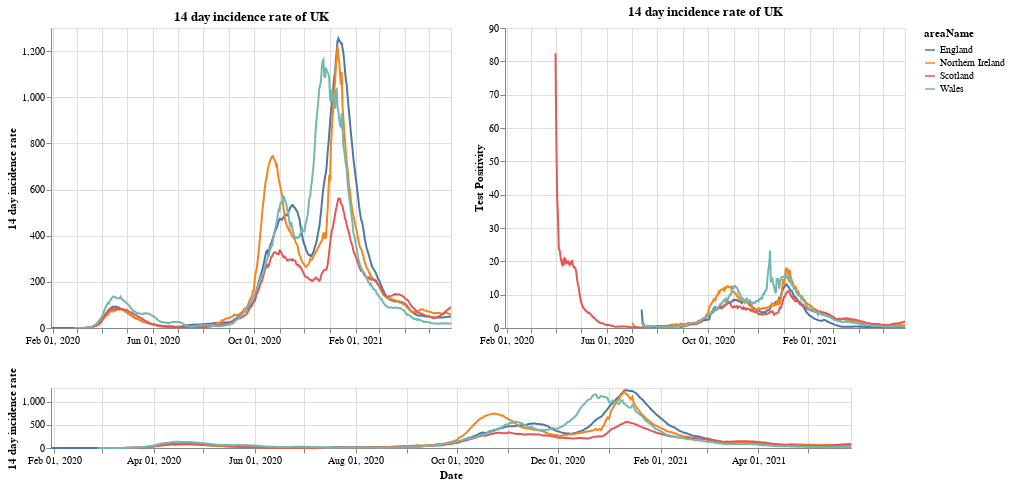

Notebook code for this chart:
### Markdown cell above
# Plots

First a plot with each country in the UK. The top right shows the positivity rate for (which is the percentage of registered tests which were positive) while the top left is the 14 day incidence rate. The bottom chart can be used to select the timeframe (does not work on a mobile device).

### Code cell
#collapse
brush = alt.selection(type='interval', name='DateBrush',encodings=['x'],fields=['Time'])
leg_selection = alt.selection_multi(fields=['areaName'], bind='legend')

base = alt.Chart(uk_cases).mark_line().encode(
    x=alt.X("yearmonthdate(date):T", axis=alt.Axis(title='Date')),
    y=alt.Y("twoWeeklyCasesRate:Q", axis=alt.Axis(title='14 day incidence rate')),
    tooltip=['areaName', 'date','twoWeeklyCasesRate', 'testPositivity'],
    color='areaName',
    opacity=alt.condition(leg_selection, alt.value(2), alt.value(0.1))
).add_selection(leg_selection).properties(width=400)

upper = base.encode(alt.X('yearmonthdate(date):T', axis=alt.Axis(title=''),
                         scale=alt.Scale(domain=brush))
                   ).properties(title=f'14 day incidence rate of UK')
upper_right = upper.encode(alt.Y('testPositivity:Q', axis=alt.Axis(title='Test Positivity')))
lower = base.properties(height=60, width = 800).add_selection(brush)

(upper | upper_right) & lower

### Figure 1 — Vega-Lite specification as saved in the notebook (floating-point values rounded to 4 significant figures; data arrays with more than 128 entries replaced by an {"elided": "..."} marker saying what was removed)
{"config": {"view": {"continuousWidth": 400, "continuousHeight": 300}}, "vconcat": [{"hconcat": [{"mark": "line", "encoding": {"color": {"type": "nominal", "field": "areaName"}, "opacity": {"condition": {"value": 2, "selection": "selector001"}, "value": 0.1}, "tooltip": [{"type": "nominal", "field": "areaName"}, {"type": "temporal", "field": "date"}, {"type": "quantitative", "field": "twoWeeklyCasesRate"}, {"type": "quantitative", "field": "testPositivity"}], "x": {"type": "temporal", "axis": {"title": ""}, "field": "date", "scale": {"domain": {"selection": "DateBrush"}}, "timeUnit": "yearmonthdate"}, "y": {"type": "quantitative", "axis": {"title": "14 day incidence rate"}, "field": "twoWeeklyCasesRate"}}, "selection": {"selector001": {"type": "multi", "fields": ["areaName"], "bind": "legend"}}, "title": "14 day incidence rate of UK", "width": 400}, {"mark": "line", "encoding": {"color": {"type": "nominal", "field": "areaName"}, "opacity": {"condition": {"value": 2, "selection": "selector001"}, "value": 0.1}, "tooltip": [{"type": "nominal", "field": "areaName"}, {"type": "temporal", "field": "date"}, {"type": "quantitative", "field": "twoWeeklyCasesRate"}, {"type": "quantitative", "field": "testPositivity"}], "x": {"type": "temporal", "axis": {"title": ""}, "field": "date", "scale": {"domain": {"selection": "DateBrush"}}, "timeUnit": "yearmonthdate"}, "y": {"type": "quantitative", "axis": {"title": "Test Positivity"}, "field": "testPositivity"}}, "selection": {"selector001": {"type": "multi", "fields": ["areaName"], "bind": "legend"}}, "title": "14 day incidence rate of UK", "width": 400}]}, {"mark": "line", "encoding": {"color": {"type": "nominal", "field": "areaName"}, "opacity": {"condition": {"value": 2, "selection": "selector001"}, "value": 0.1}, "tooltip": [{"type": "nominal", "field": "areaName"}, {"type": "temporal", "field": "date"}, {"type": "quantitative", "field": "twoWeeklyCasesRate"}, {"type": "quantitative", "field": "testPositivity"}], "x": {"type": "temporal", "axis": {"title": "Date"}, "field": "date", "timeUnit": "yearmonthdate"}, "y": {"type": "quantitative", "axis": {"title": "14 day incidence rate"}, "field": "twoWeeklyCasesRate"}}, "height": 60, "selection": {"selector001": {"type": "multi", "fields": ["areaName"], "bind": "legend"}, "DateBrush": {"type": "interval", "encodings": ["x"], "fields": ["Time"]}}, "width": 800}], "data": {"name": "data-9fe11ef9e114bf2b71a5f79f8911552b"}, "$schema": "https://vega.github.io/schema/vega-lite/v4.8.1.json", "datasets": {"data-9fe11ef9e114bf2b71a5f79f8911552b": {"elided": "1844 records"}}}
